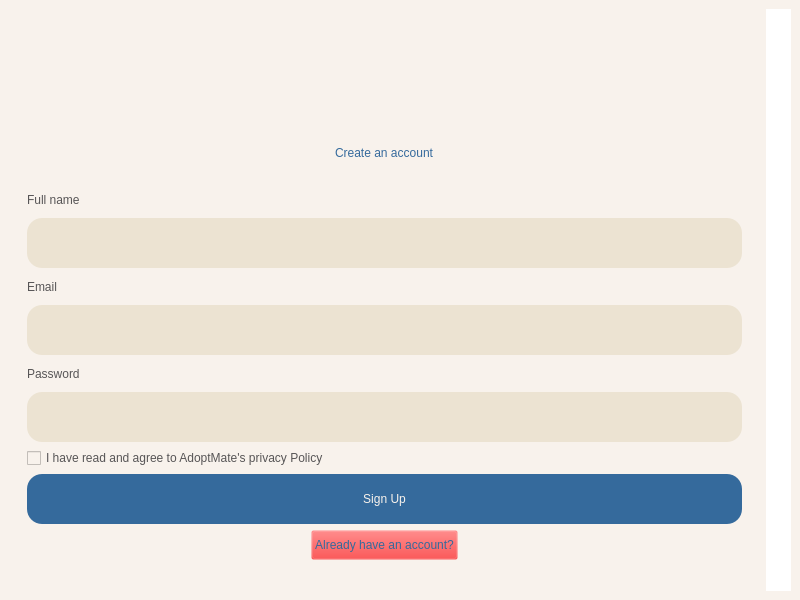
<?xml version="1.0" encoding="UTF-8"?>
<ui version="4.0">
 <class>MainWindow</class>
 <widget class="QMainWindow" name="MainWindow">
  <property name="geometry">
   <rect>
    <x>0</x>
    <y>0</y>
    <width>800</width>
    <height>600</height>
   </rect>
  </property>
  <property name="maximumSize">
   <size>
    <width>800</width>
    <height>600</height>
   </size>
  </property>
  <property name="windowTitle">
   <string>MainWindow</string>
  </property>
  <property name="styleSheet">
   <string notr="true">background-color: #F8F2EC;</string>
  </property>
  <widget class="QWidget" name="centralwidget">
   <layout class="QHBoxLayout" name="horizontalLayout">
    <item>
     <widget class="QWidget" name="widget" native="true">
      <layout class="QVBoxLayout" name="verticalLayout_3">
       <item>
        <widget class="QWidget" name="widget_3" native="true">
         <property name="maximumSize">
          <size>
           <width>16777215</width>
           <height>100</height>
          </size>
         </property>
         <layout class="QVBoxLayout" name="verticalLayout_2">
          <item alignment="Qt::AlignHCenter">
           <widget class="QLabel" name="label_3">
            <property name="minimumSize">
             <size>
              <width>200</width>
              <height>80</height>
             </size>
            </property>
            <property name="maximumSize">
             <size>
              <width>200</width>
              <height>80</height>
             </size>
            </property>
            <property name="text">
             <string/>
            </property>
            <property name="pixmap">
             <pixmap>../../../../../../Working/MindX/TL - C4K - PTA01/app_producer_advanced-main/app_producer_advanced-main/PetAdoptionApp/img/logo.png</pixmap>
            </property>
            <property name="scaledContents">
             <bool>true</bool>
            </property>
           </widget>
          </item>
         </layout>
        </widget>
       </item>
       <item>
        <widget class="QWidget" name="widget_4" native="true">
         <layout class="QVBoxLayout" name="verticalLayout_4">
          <property name="spacing">
           <number>6</number>
          </property>
          <property name="topMargin">
           <number>0</number>
          </property>
          <property name="bottomMargin">
           <number>22</number>
          </property>
          <item>
           <widget class="QWidget" name="widget_6" native="true">
            <property name="maximumSize">
             <size>
              <width>16777215</width>
              <height>80</height>
             </size>
            </property>
            <layout class="QVBoxLayout" name="verticalLayout_5">
             <item alignment="Qt::AlignHCenter">
              <widget class="QLabel" name="label_7">
               <property name="styleSheet">
                <string notr="true">color: #356a9c;
font: 20pt &quot;Bahnschrift&quot;;</string>
               </property>
               <property name="text">
                <string>Create an account</string>
               </property>
              </widget>
             </item>
            </layout>
           </widget>
          </item>
          <item>
           <widget class="QLabel" name="label_2">
            <property name="maximumSize">
             <size>
              <width>16777215</width>
              <height>25</height>
             </size>
            </property>
            <property name="styleSheet">
             <string notr="true">font: 12pt &quot;Bahnschrift&quot;;
color: #575556;</string>
            </property>
            <property name="text">
             <string>Full name</string>
            </property>
           </widget>
          </item>
          <item>
           <widget class="QLineEdit" name="txtFullName">
            <property name="maximumSize">
             <size>
              <width>16777215</width>
              <height>50</height>
             </size>
            </property>
            <property name="styleSheet">
             <string notr="true">background-color: #ECE3D2;
color: #356A9C;
font: 12pt &quot;Segoe UI&quot;;
border-radius: 15px;
padding-left: 5px;</string>
            </property>
           </widget>
          </item>
          <item>
           <widget class="QLabel" name="label_4">
            <property name="maximumSize">
             <size>
              <width>16777215</width>
              <height>25</height>
             </size>
            </property>
            <property name="styleSheet">
             <string notr="true">font: 12pt &quot;Bahnschrift&quot;;
color: #575556;</string>
            </property>
            <property name="text">
             <string>Email</string>
            </property>
           </widget>
          </item>
          <item>
           <widget class="QLineEdit" name="txtEmail">
            <property name="maximumSize">
             <size>
              <width>16777215</width>
              <height>50</height>
             </size>
            </property>
            <property name="styleSheet">
             <string notr="true">background-color: #ECE3D2;
color: #356A9C;
font: 12pt &quot;Segoe UI&quot;;
border-radius: 15px;
padding-left: 5px;</string>
            </property>
           </widget>
          </item>
          <item>
           <widget class="QLabel" name="label_5">
            <property name="maximumSize">
             <size>
              <width>16777215</width>
              <height>25</height>
             </size>
            </property>
            <property name="styleSheet">
             <string notr="true">font: 12pt &quot;Bahnschrift&quot;;
color: #575556;</string>
            </property>
            <property name="text">
             <string>Password</string>
            </property>
           </widget>
          </item>
          <item>
           <widget class="QLineEdit" name="txtPassword">
            <property name="maximumSize">
             <size>
              <width>16777215</width>
              <height>50</height>
             </size>
            </property>
            <property name="styleSheet">
             <string notr="true">background-color: #ECE3D2;
color: #356A9C;
font: 12pt &quot;Segoe UI&quot;;
border-radius: 15px;
padding-left: 5px;</string>
            </property>
            <property name="echoMode">
             <enum>QLineEdit::Normal</enum>
            </property>
           </widget>
          </item>
          <item>
           <widget class="QCheckBox" name="checkBox">
            <property name="cursor">
             <cursorShape>PointingHandCursor</cursorShape>
            </property>
            <property name="styleSheet">
             <string notr="true">font: 9pt &quot;Bahnschrift&quot;;
color: #575556;</string>
            </property>
            <property name="text">
             <string>I have read and agree to AdoptMate's privacy Policy</string>
            </property>
           </widget>
          </item>
          <item>
           <widget class="QPushButton" name="btnRegister">
            <property name="minimumSize">
             <size>
              <width>0</width>
              <height>50</height>
             </size>
            </property>
            <property name="maximumSize">
             <size>
              <width>16777215</width>
              <height>50</height>
             </size>
            </property>
            <property name="cursor">
             <cursorShape>PointingHandCursor</cursorShape>
            </property>
            <property name="styleSheet">
             <string notr="true">border-radius: 15px;
font: 600 16pt &quot;Bahnschrift&quot;;
background-color: #356a9c;
color: #F8F2EC;

</string>
            </property>
            <property name="text">
             <string>Sign Up</string>
            </property>
           </widget>
          </item>
          <item alignment="Qt::AlignHCenter">
           <widget class="QPushButton" name="btn_login">
            <property name="minimumSize">
             <size>
              <width>52</width>
              <height>30</height>
             </size>
            </property>
            <property name="maximumSize">
             <size>
              <width>200</width>
              <height>30</height>
             </size>
            </property>
            <property name="cursor">
             <cursorShape>PointingHandCursor</cursorShape>
            </property>
            <property name="styleSheet">
             <string notr="true">font: 12pt &quot;Bahnschrift&quot;;
color: #356a9c;
background-color: rgba(255, 0, 0, 0);
</string>
            </property>
            <property name="text">
             <string>Already have an account?</string>
            </property>
           </widget>
          </item>
         </layout>
        </widget>
       </item>
      </layout>
     </widget>
    </item>
    <item>
     <widget class="QWidget" name="widget_2" native="true">
      <property name="maximumSize">
       <size>
        <width>400</width>
        <height>16777215</height>
       </size>
      </property>
      <property name="styleSheet">
       <string notr="true">background-color: white;
border-radius: 15px;</string>
      </property>
      <layout class="QVBoxLayout" name="verticalLayout">
       <item>
        <widget class="QLabel" name="label">
         <property name="maximumSize">
          <size>
           <width>16777215</width>
           <height>400</height>
          </size>
         </property>
         <property name="text">
          <string/>
         </property>
         <property name="pixmap">
          <pixmap>../../../../../../Working/MindX/TL - C4K - PTA01/app_producer_advanced-main/app_producer_advanced-main/PetAdoptionApp/img/3766277.jpg</pixmap>
         </property>
         <property name="scaledContents">
          <bool>true</bool>
         </property>
        </widget>
       </item>
      </layout>
     </widget>
    </item>
   </layout>
  </widget>
 </widget>
 <resources/>
 <connections/>
</ui>
